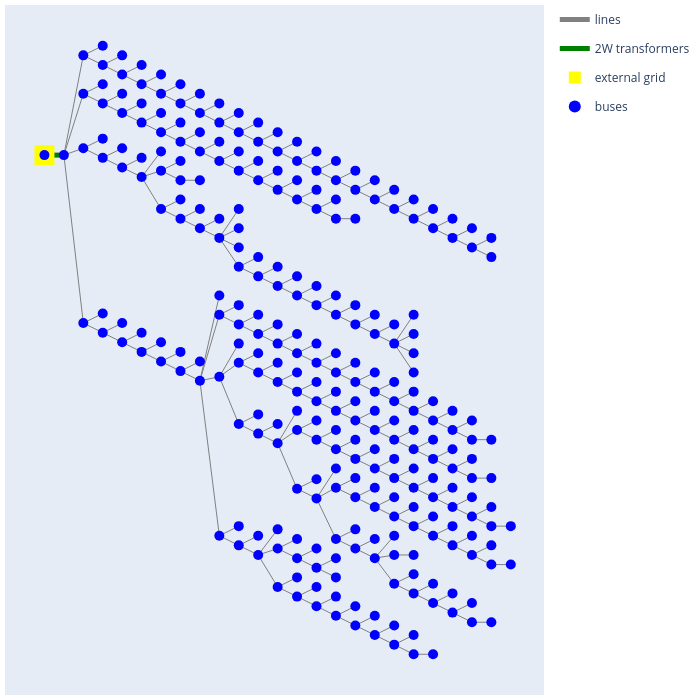

Notebook cell for this chart:
### Markdown cell above
## Option 1: plotly
- horizontal alignment
- uses pandapower (generic coordinates computed with igraph) and plotly
- interactive, details are shown when hovering over the buses and lines

### Code cell
plot_with_generic_coordinates(plz=plz, kcid=kcid, bcid=bcid)
